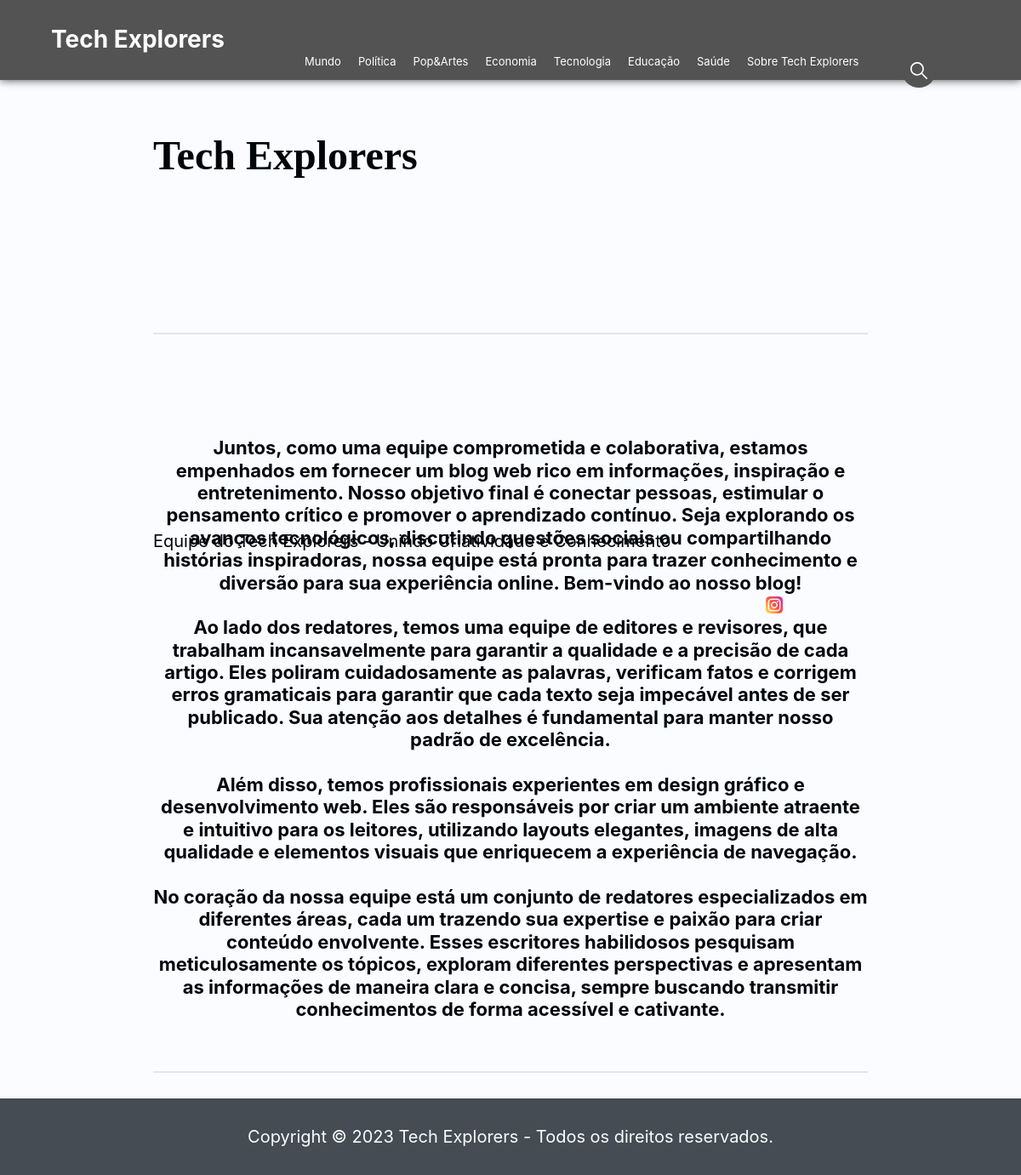
Screenshot of /sobre/empresa/ with the database file from the repository.
### site_setup/models.py (models this page shows, shortened)
class SiteSetup(models.Model):
    class Meta:
        verbose_name = 'Setup'
        verbose_name_plural = 'Setups'
    titulo = models.CharField(max_length=65)
    mostrar_cabecalho = models.BooleanField(default=True)
    mostrar_pesquisa = models.BooleanField(default=True)
    mostrar_menu = models.BooleanField(default=True)
    mostrar_descricao = models.BooleanField(default=True)
    mostrar_paginacao = models.BooleanField(default=True)
    mostrar_rodape = models.BooleanField(default=True)
    favicon = models.ImageField(
        upload_to='assets/favicon/%Y/%m/',
        blank=True,
        default='',
        validators=[validate_png],
    )

class MenuLink(models.Model):
    class Meta:
        verbose_name = 'Menu Link'
        verbose_name_plural = 'Menu Links'
    texto = models.CharField(max_length=50)
    url = models.CharField(max_length=2048)
    nova_aba = models.BooleanField(default=False)
    site_setup = models.ForeignKey(
        'SiteSetup',
        on_delete=models.CASCADE,
        blank=True,
        null=True,
        default=None,
        related_name='menu',
    )

### blog/models.py (models this page shows, shortened)
class Sobre(models.Model):
    class Meta:
        verbose_name = 'Sobre'
        verbose_name_plural = 'Sobre'
    title = models.CharField(max_length=65)
    excerpt = models.CharField(max_length=150, default=None, null=True)
    content = models.TextField()

### blog/views.py (the view)
# urls.py: path('sobre/empresa/', sobre, name='sobre'),
def sobre(request):
    sobre = (
        Sobre
        .objects
        .all()
    )
    return render(
        request,
        'blog/sobre.html',
        {
            'sobre': sobre,
        }
    )

### site_setup/context_processors.py (called while the page is built)
def context_processor_example(request):
    return {
        'example': 'Veio do context processor (example)'
    }

def site_setup(request):
    setup = SiteSetup.objects.order_by('-id').first()
    return {
        'site_setup': setup,
    }

### blog/templates/blog/sobre.html
{% extends 'global/base.html' %}
{% load static %}
{% block content %}
  <main class="main-content section-wrapper">
    <div class="section-content-narrow">
      <div class="section-gap">
        {% for c in sobre %}
          <h1>{{ c.title }}</h1>
          <h7 class="postion_excerpt">
            {{ c.excerpt | safe}}
          </h7>
          <div class="postition-insta">
            <br><br><br><br><br><br>
            <a target="_blanck" href="https://www.instagram.com/ghostgamer314/">
              <img src="{% static 'global/instagram.png' %}" alt="instagram" width="20" height="20">
            </a>
          </div>
          <br><br><br><br><br>
          <div class="separator"></div>
          <br><br><br>
          <h6 class="center">{{ c.content | safe }}</h6>
          <br>
          <div class="separator"></div>
        {% endfor %}
      </div>
    </div>
  </main>
{% endblock content %}

### base_templates/global/base.html (shortened to what this page needs)
{% load static %}
<!DOCTYPE html>
<html lang="pt-BR">
<head>
  {% include 'global/partials/_head.html' %}
</head>
<body>
  <div class="blog-wrapper">
    {% if site_setup.mostrar_cabecalho %}
      {% include 'global/partials/_header.html' %}
    {% endif %}
    {% block content %}{% endblock content %}
    {% if site_setup.mostrar_rodape %}
      {% include 'global/partials/_footer.html' %}
    {% endif %}
  </div>
</body>
</html>

### base_templates/global/partials/_head.html (shortened to what this page needs)
{% load static %}
<link rel="stylesheet" href="{% static 'global/css/remedy.css' %}">
<link rel="stylesheet" href="{% static 'global/css/style.css' %}">
<link rel="stylesheet" href="https://cdnjs.cloudflare.com/ajax/libs/font-awesome/5.15.3/css/all.min.css">
<link rel="stylesheet" href="https://cdnjs.cloudflare.com/ajax/libs/font-awesome/6.4.0/css/all.min.css" />

### base_templates/global/partials/_header.html (shortened to what this page needs)
{% load static %}
<header>
  <nav class="nav-bar">
      <div class="logo">
          <h4>
            <a href="{% url 'index' %}">{{ site_setup.titulo }}</a>
          </h4>
      </div>
      <div class="nav-list">
        {% if site_setup.mostrar_menu %}
          {% for link in site_setup.menu.all %}
            <ul>
                <li class="nav-item"><a href="{{ link.url }}" class="nav-link">{{ link.texto }}</a></li>
            </ul>
          {% endfor %}
        {% endif %}
      </div>
      <form action="{% url 'search' %}" method="get">
        <div class="search-box">
          <a href="#">
            <img src="{% static 'global/loupe.svg' %}" alt="lupa" height="20" width="20">
          </a>
        </div>
      </form>
  </nav>
</header>

### base_templates/global/partials/_footer.html
<footer class="footer section-wrapper">
    <div class="section-content-wide">
      <div class="section-gap">
        <div class="center">
          <span> Copyright  © {% now "Y" %} {{ site_setup.titulo }} - Todos os direitos reservados.</span>
        </div>
      </div>
    </div>
  </footer>

### base_static/global/css/remedy.css (style rules this page uses)
html { line-sizing: normal; }
body { margin: 0; }
h1 { font-size: 2rem; }
h4 { font-size: 1rem; }
h6 { font-size: 0.67rem; }
h1 { margin: 0.67em 0; }
img, svg, video, canvas, audio, iframe, embed, object { display: block; vertical-align: middle; max-width: 100%; }
img, svg, video, canvas { height: auto; }
img { border-style: none; }
article, aside, details, figcaption, figure, footer, header, hgroup, main, nav, section { display: block; }

### rows the page displays
SiteSetup: titulo "Tech Explorers"
MenuLink: texto "Mundo"
MenuLink: texto "Política"
MenuLink: texto "Pop&Artes"
MenuLink: texto "Economia"
MenuLink: texto "Tecnologia"
MenuLink: texto "Educação"
MenuLink: texto "Saúde"
MenuLink: texto "Sobre Tech Explorers"
Sobre: title "Tech Explorers", excerpt "Equipe do Tech Explorers - Unindo Criatividade e Conhecimento", content "Juntos, como uma equipe comprometida e colaborativa, estamos empenhados em fornecer um blog web rico em informações, inspiração e entretenimento. Nosso objetivo final é conectar pessoas, estimular o pensamento crítico e promover o aprendizado contínuo. Seja explorando os avanços tecnológicos, discutindo questões sociais ou compartilhando histórias inspiradoras, nossa equipe está pronta para trazer conhecimento e diversão para sua experiência online. Bem-vindo ao nosso blog! Ao lado dos redatores, temos uma equipe de editores e revisores, que trabalham incansavelmente para garantir a qualidade e a precisão de cada artigo. Eles poliram cuidadosamente as palavras, verificam fatos e corrigem…"
